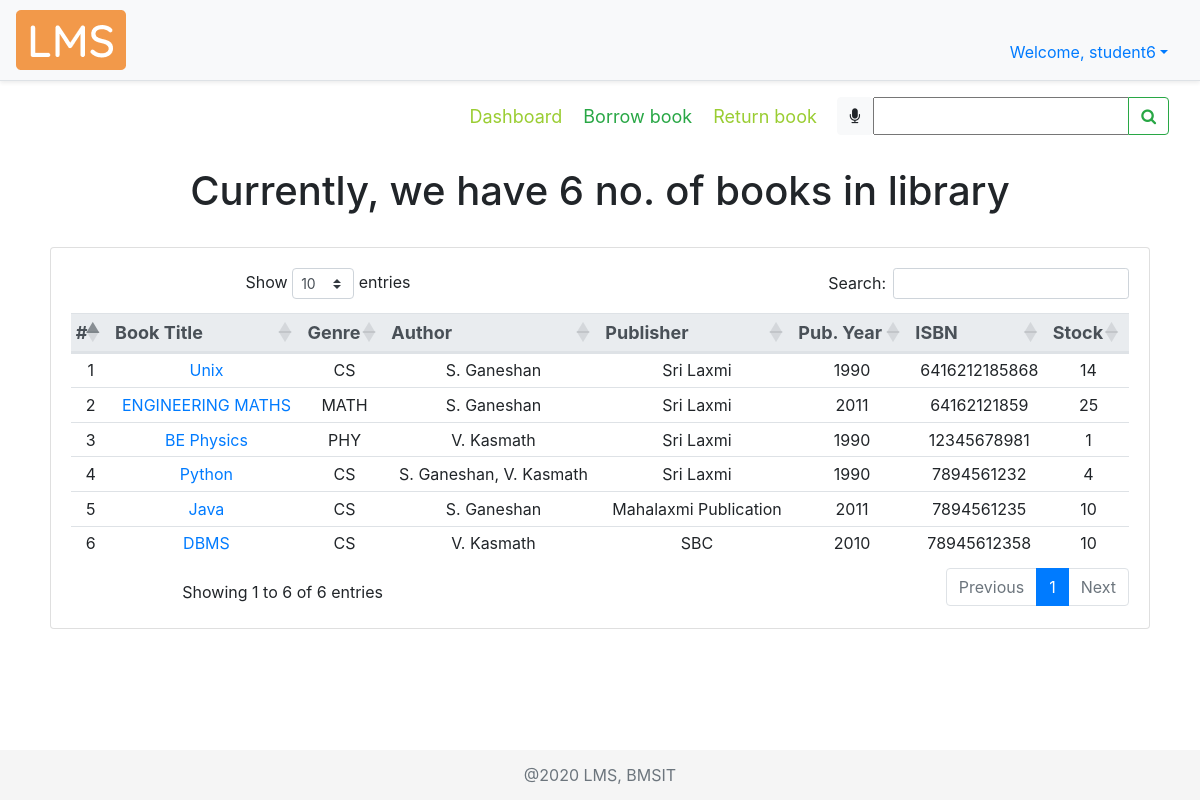
Screenshot of /borrowbook/ (signed in) with the database file from the repository.
### account/models.py (models this page shows, shortened)
class Account(AbstractBaseUser):
    COURSES = (
        ("ISE","Information Science Engineering"),
        ("CSE","Computer Science Engineering"),
        ("ECE","Electronics and Communication Engineering"),
        ("ME","Mechanical Engineering"),
        ("ETE","Electronics and Telecommunication Engineering"),
        ("EEE","Electrical and Electronics Engineering"),
        ("CIV","Civil Engineering"),
        ("MCA","Master of Computer Applications"),
        ("AI&ML","Artificial Intelligence and Machine Learning")
    )
    SEM = (
        (1, 1),
        (2, 2),
        (3, 3),
        (4, 4),
        (5, 5),
        (6, 6),
        (7, 7),
        (8, 8),
    )
    email = models.EmailField(verbose_name="email", max_length=50, unique=True, help_text="Email id")
    username = models.CharField(max_length=30, unique=True, help_text="Username")
    fName = models.CharField(max_length=20, help_text='First name')
    mName = models.CharField(max_length=20, help_text='Middle name', blank=True)
    lName = models.CharField(max_length=20, help_text='Last name', blank=True)
    streetAddr = models.CharField(max_length=50, help_text="Street Address", null=True)
    district = models.CharField(max_length=20, null=True, help_text="District")
    state = models.CharField(max_length=20, null=True, help_text="State")
    pinCode = models.CharField(max_length=6, null=True, help_text="PIN Code")
    phoneNum = models.CharField(max_length=10, null=True, blank=True, help_text="Phone number")
    USN = models.CharField(max_length=10, null=True, unique=True, blank=True, help_text="University Serial Number")
    course = models.CharField(max_length=50, null=True, choices=COURSES, blank=True, help_text="Branch")
    sem = models.PositiveSmallIntegerField(null=True, choices=SEM, blank=True, help_text="Semester")
    salary = models.CharField(max_length=6, null=True, blank=True, help_text="Salary")
    date_joined = models.DateTimeField(verbose_name='date joined', auto_now_add=True)
    last_login = models.DateTimeField(verbose_name='last login', auto_now=True)
    is_admin = models.BooleanField(default=False)
    is_active = models.BooleanField(default=True)
    is_staff = models.BooleanField(default=False)
    is_superuser = models.BooleanField(default=False)
    USERNAME_FIELD = 'email'
    REQUIRED_FIELDS = ['username', 'fName']
    objects = MyAccountManager()

### libraryApp/models.py (models this page shows, shortened)
class BOOK(models.Model):
    GENRE = (
        ("CS", "Computer Science"),
        ("MATH", "Mathematics"),
        ("ELE", "Electronics"),
        ("TC", "Telecommunication"),
        ("CHE", "Chemistry"),
        ("PHY", "Physics"),
        ("MEC", "Mechanics"),
        ("EVS", "Environmental Science"),
        ("BIO", "Bioengineering"),
        ("BUS", "Business Skills"),
    )
    bookTitle = models.CharField(max_length=50, help_text="Book Title")
    genre = models.CharField(max_length=30, null=True, choices=GENRE, help_text="Category")
    pubYear = models.CharField(max_length=4, null=True, help_text="Year of publication")
    isbn = models.CharField(max_length=13, null=True, unique=True, help_text="International Standard Book Number")
    librarianID = models.ForeignKey(
        settings.AUTH_USER_MODEL, null=True, on_delete=models.SET_NULL, help_text="Librarian ID")
    pubID = models.ForeignKey(PUBLISHER, null=True, on_delete=models.CASCADE, help_text="Publisher ID")
    authorID = models.ManyToManyField(AUTHOR, help_text="Authors")

class AUTHOR(models.Model):
    authorName = models.CharField(max_length=30, help_text="Author name")
    def __str__(self):
        return self.authorName

class PUBLISHER(models.Model):
    pubName = models.CharField(max_length=30, help_text="Publisher name", null=True)
    streetAddr = models.CharField(max_length=50, help_text="Street Address", null=True)
    district = models.CharField(max_length=20, help_text="District", null=True)
    state = models.CharField(max_length=20, help_text="State", null=True)
    pinCode = models.CharField(max_length=6, help_text="PIN Code", null=True)
    phoneNum = models.CharField(max_length=10, help_text="Phone number", null=True)

### libraryApp/decorators.py (the view)
    def wrapper_func(request, *args, **kwargs):
        user = request.user
        if user.is_staff:
            messages.warning(request, "You are not allowed to access the previous requested page")
            return redirect("dashboard")
        else:
            return view_func(request, *args, **kwargs)

### libraryApp/templates/libraryApp/borrow_book.html (shortened to what this page needs)
{% extends 'libraryApp/main.html' %}
{% load static %}
{% block content %}
<nav class="navbar">
  <div class="navbar-nav mySubMenu ml-auto">
    <nav>
      <a href="{% url 'dashboard' %}" title="Click here to visit dashboard">Dashboard</a>
      <a class="text-success" href="{% url 'borrowbook' %}">Borrow book</a>
      <a href="{% url 'returnbook' %}" title="Click here to return borrowed books">Return book</a>
    </nav>
  </div>
  <form class="form-inline" method="POST">
    <div class="input-group">
      <div id="speech" class="btn btn-light" title="Click the mic to speak">
        <i class="fa fa-microphone" aria-hidden="true"></i>
      </div>
      {{myFilter.form}}
      <div class="input-group-append">
        <button id="searchButton" class="btn btn-outline-success" type="submit">
          <i class="fa fa-search"></i>
        </button>
      </div>
    </div>
  </form>
</nav>
<br>
<div class="row text-center booksTable">
    <div class="col-md-12">
        <h1 class="text-center">
            Currently, we have {{count}} no. of books in library
        </h1>
        <br>
        <div class="card card-body">
            <table id="dataTable6" class="table table-sm table-hover">
                <thead class="thead-light threadText">
                    <tr>
                        <th scope="col">#</th>
                        <th scope="col">Book Title</th>
                        <th scope="col">Genre</th>
                        <th scope="col">Author</th>
                        <th scope="col">Publisher</th>
                        <th scope="col">Pub. Year</th>
                        <th scope="col">ISBN</th>
                        <th scope="col">Stock</th>
                    </tr>
                </thead>
                {% for i in books %}
                <tr>
                    <td>{{forloop.counter}}</td>
                    <td><a href="{% url 'viewbook' i.bookID %}">{{i.bookTitle}}</a></td>
                    <td>{{i.genre}}</td>
                    <td>{{i.author}}</td>
                    <td>{{i.pubName}}</td>
                    <td>{{i.pubYear}}</td>
                    <td>{{i.isbn}}</td>
                    <td>{{i.stock}}</td>
                </tr>
                {% endfor %}
            </table>
        </div>
    </div>
    <br>
</div>
{% endblock %}

### libraryApp/templates/libraryApp/navbar.html (shortened to what this page needs)
{% load static %}
    <div class="d-flex flex-column flex-md-row align-items-center p-2 px-md-3 mb-2 bg-light border-bottom shadow-sm">
      <img class="logo my-0 mr-md-auto font-weight-normal" src="{% static '/img/lms.png' %}" alt="LMS Logo">
        <nav class="nav pt-4">
            <li class="nav-item dropdown">
              <a class="nav-link dropdown-toggle" data-toggle="dropdown" role="button">Welcome, {{request.user.username}}</a>
            </li>
      </nav>
    </div>

### static/css/main.css (style rules this page uses)
html { position: relative; min-height: 100%; }
body { margin-bottom: 60px; background-color: #fff; }
.booksTable { padding: 0 20px; margin: auto; }
.mySubMenu { margin-right: 10px; padding: 2px; font-size: large; }
.mySubMenu a { padding-left: 8px; padding-right: 8px; color: yellowgreen; }

### libraryApp/templates/libraryApp/main.html (style rules this page uses)
.threadText { font-size: 18px; padding: 5px; margin: 5px; }

### rows the page displays
Account: user.username "student6"
BOOK: bookTitle "Unix", genre "CS", pubYear "1990", isbn "6416212185868"
AUTHOR: author "S. Ganeshan" "S. Ganeshan" "S. Ganeshan"
PUBLISHER: pubName "Sri Laxmi" "Sri Laxmi" "Sri Laxmi" "Sri Laxmi"
BOOK: bookTitle "ENGINEERING MATHS", genre "MATH", pubYear "2011", isbn "64162121859"
BOOK: bookTitle "BE Physics", genre "PHY", pubYear "1990", isbn "12345678981"
AUTHOR: author "V. Kasmath" "V. Kasmath"
BOOK: bookTitle "Python", genre "CS", pubYear "1990", isbn "7894561232"
BOOK: bookTitle "Java", genre "CS", pubYear "2011", isbn "7894561235"
PUBLISHER: pubName "Mahalaxmi Publication"
BOOK: bookTitle "DBMS", genre "CS", pubYear "2010", isbn "78945612358"
PUBLISHER: pubName "SBC"

### other values shown
{{ count }} "6"
{{ i.stock }} "14" "25" "1" "4" "10" "10"
{{ i.author }} "S. Ganeshan, V. Kasmath"
